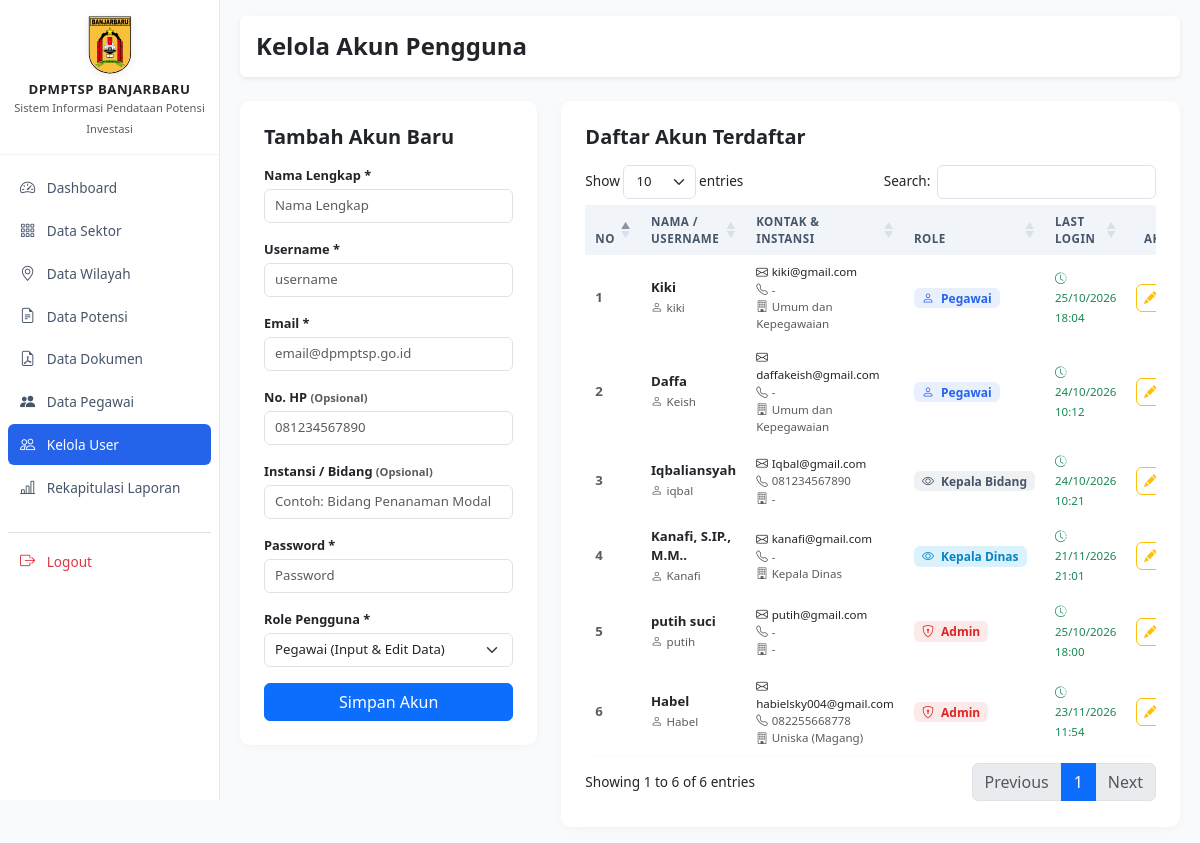
Screenshot of /admin/users.php (signed in) with the database file from the repository.
### tables this page shows
CREATE TABLE `users` (
  `id_user` int unsigned NOT NULL AUTO_INCREMENT,
  `nama` varchar(100) NOT NULL,
  `username` varchar(50) DEFAULT NULL,
  `email` varchar(150) NOT NULL,
  `password` varchar(255) NOT NULL,
  `role` enum('admin','pegawai','kadis','kabid') NOT NULL DEFAULT 'pegawai',
  `no_hp` varchar(20) DEFAULT NULL,
  `instansi` varchar(150) DEFAULT NULL,
  `status` enum('pending','aktif','nonaktif') NOT NULL DEFAULT 'pending',
  `last_login` datetime DEFAULT NULL,
  `created_at` timestamp NULL DEFAULT CURRENT_TIMESTAMP,
  `updated_at` timestamp NULL DEFAULT CURRENT_TIMESTAMP ON UPDATE CURRENT_TIMESTAMP,
  `reset_otp` varchar(6) DEFAULT NULL,
  `otp_expiry` datetime DEFAULT NULL,
  PRIMARY KEY (`id_user`),
  UNIQUE KEY `email` (`email`),
  UNIQUE KEY `username` (`username`)
);

### admin/users.php (the view, shortened to what this page needs)
<?php
require_once '../config/database.php';
$users = $pdo->query("SELECT id_user, nama, username, email, role, no_hp, instansi, status, last_login, created_at FROM users ORDER BY id_user DESC")->fetchAll();
?>
<!DOCTYPE html>
<html lang="id">
<head>
</head>
<body>
<div class="wrapper">
    <?php require_once '../includes/sidebar.php'; ?>
    <div id="content">
        <div class="d-flex justify-content-between align-items-center mb-4 bg-white p-3 rounded shadow-sm">
            <h4 class="m-0 fw-bold">Kelola Akun Pengguna</h4>
        </div>
        <div class="row">
            <div class="col-md-4">
                <div class="card card-modern p-4">
                    <h5 class="fw-bold mb-3">Tambah Akun Baru</h5>
                    <form method="POST">
                        <div class="mb-3">
                            <label class="form-label">Nama Lengkap *</label>
                            <input type="text" name="nama" class="form-control" required placeholder="Nama Lengkap">
                        </div>
                        <div class="mb-3">
                            <label class="form-label">Username *</label>
                            <input type="text" name="username" class="form-control" required placeholder="username">
                        </div>
                        <div class="mb-3">
                            <label class="form-label">Email *</label>
                            <input type="email" name="email" class="form-control" required placeholder="email@dpmptsp.go.id">
                        </div>
                        <div class="mb-3">
                            <label class="form-label">No. HP <small class="text-muted">(Opsional)</small></label>
                            <input type="text" name="no_hp" class="form-control" placeholder="081234567890">
                        </div>
                        <div class="mb-3">
                            <label class="form-label">Instansi / Bidang <small class="text-muted">(Opsional)</small></label>
                            <input type="text" name="instansi" class="form-control" placeholder="Contoh: Bidang Penanaman Modal">
                        </div>
                        <div class="mb-3">
                            <label class="form-label">Password *</label>
                            <input type="password" name="password" class="form-control" required placeholder="Password">
                        </div>
                        <div class="mb-3">
                            <label class="form-label">Role Pengguna *</label>
                            <select name="role" class="form-select" required>
                                <option value="pegawai" selected>Pegawai (Input & Edit Data)</option>
                            </select>
                        </div>
                        <button type="submit" name="tambah_user" class="btn btn-primary w-100">Simpan Akun</button>
                    </form>
                </div>
            </div>
            <div class="col-md-8">
                <div class="card card-modern p-4">
                    <h5 class="fw-bold mb-3">Daftar Akun Terdaftar</h5>
                    <div class="table-responsive">
                        <table id="tableUsers" class="table table-modern align-middle w-100">
                            <thead>
                                <tr>
                                    <th width="5%">No</th>
                                    <th>Nama / Username</th>
                                    <th>Kontak & Instansi</th>
                                    <th>Role</th>
                                    <th>Last Login</th>
                                    <th class="text-center" width="12%">Aksi</th>
                                </tr>
                            </thead>
                            <tbody>
                                <?php $no = 1; foreach ($users as $u): ?>
                                <tr>
                                    <td class="fw-semibold text-muted"><?= $no++ ?></td>
                                    <td>
                                        <div class="fw-bold text-dark"><?= htmlspecialchars($u['nama']) ?></div>
                                        <small class="text-muted"><i class="bi bi-person me-1"></i><?= htmlspecialchars($u['username'] ?? '-') ?></small>
                                    </td>
                                    <td>
                                        <small class="d-block text-dark"><i class="bi bi-envelope me-1"></i><?= htmlspecialchars($u['email']) ?></small>
                                        <small class="d-block text-muted"><i class="bi bi-telephone me-1"></i><?= htmlspecialchars($u['no_hp'] ?? '-') ?></small>
                                        <small class="d-block text-muted"><i class="bi bi-building me-1"></i><?= htmlspecialchars($u['instansi'] ?? '-') ?></small>
                                    </td>
                                    <td>
                                        <?php if ($u['role'] === 'admin'): ?>
                                            <span class="badge badge-soft-danger px-2 py-1"><i class="bi bi-shield-lock me-1"></i> Admin</span>
                                        <?php elseif ($u['role'] === 'pegawai'): ?>
                                            <span class="badge badge-soft-primary px-2 py-1"><i class="bi bi-person me-1"></i> Pegawai</span>
                                        <?php elseif ($u['role'] === 'kadis'): ?>
                                            <span class="badge badge-soft-info px-2 py-1"><i class="bi bi-eye me-1"></i> Kepala Dinas</span>
                                        <?php elseif ($u['role'] === 'kabid'): ?>
                                            <span class="badge badge-soft-secondary px-2 py-1"><i class="bi bi-eye me-1"></i> Kepala Bidang</span>
                                        <?php else: ?>
                                            <span class="badge badge-soft-secondary px-2 py-1"><?= strtoupper($u['role']) ?></span>
                                        <?php endif; ?>
                                    </td>
                                    <td>
                                        <?php if (!empty($u['last_login'])): ?>
                                            <small class="text-success fw-medium"><i class="bi bi-clock-history me-1"></i><?= date('d/m/Y H:i', strtotime($u['last_login'])) ?></small>
                                        <?php else: ?>
                                            <small class="text-muted">Belum pernah</small>
                                        <?php endif; ?>
                                    </td>
                                    <td class="text-center">
                                        <div class="d-flex gap-1 justify-content-center">
                                            <button class="btn btn-sm btn-outline-warning btn-action btn-edit-user"
                                                    data-id="<?= $u['id_user'] ?>"
                                                    data-nama="<?= htmlspecialchars($u['nama']) ?>"
                                                    data-username="<?= htmlspecialchars($u['username'] ?? '') ?>"
                                                    data-email="<?= htmlspecialchars($u['email']) ?>"
                                                    data-nohp="<?= htmlspecialchars($u['no_hp'] ?? '') ?>"
                                                    data-instansi="<?= htmlspecialchars($u['instansi'] ?? '') ?>"
                                                    data-role="<?= htmlspecialchars($u['role']) ?>"
                                                    data-bs-toggle="modal" data-bs-target="#modalEditUser" title="Edit">
                                                <i class="bi bi-pencil-fill"></i>
                                            </button>
                                        </div>
                                    </td>
                                </tr>
                                <?php endforeach; ?>
                            </tbody>
                        </table>
                    </div>
                </div>
            </div>
        </div>
    </div>
</div>
</body>
</html>

### includes/sidebar.php (style rules this page uses)
body { min-height: 100vh; background-color: #f8fafc; font-size: 0.85rem; }
.wrapper { display: flex; width: 100%; align-items: flex-start; }
#content { width: 100%; padding: 16px 20px; min-height: 100vh; }
.card-modern { border: none; border-radius: 10px; box-shadow: 0 2px 10px rgba(0,0,0,0.03); background: #ffffff; }
.table-modern { border-collapse: separate; border-spacing: 0 3px; margin-top: -3px; font-size: 0.825rem; }
.table-modern thead th { background-color: #f1f5f9 !important; color: #475569; font-size: 0.725rem; font-weight: 700; text-transform: uppercase; letter-spacing: 0.5px; border: none; padding: 8px 10px; }
.table-modern tbody tr { background-color: #ffffff; box-shadow: 0 1px 2px rgba(0,0,0,0.02); transition: all 0.15s ease-in-out; }
.table-modern tbody td { border: none; padding: 8px 10px; color: #334155; }
.table-modern tbody tr td:first-child { border-top-left-radius: 6px; border-bottom-left-radius: 6px; }
.table-modern tbody tr td:last-child { border-top-right-radius: 6px; border-bottom-right-radius: 6px; }
.form-control, .form-select { padding: 6px 10px; font-size: 0.825rem; border-radius: 6px; }
.form-label { font-size: 0.8rem; margin-bottom: 4px; font-weight: 600; }
.btn-sm { padding: 4px 10px; font-size: 0.8rem; }
.badge-soft-primary { background-color: rgba(37, 99, 235, 0.1); color: #2563eb; font-weight: 600; font-size: 0.75rem; }
.badge-soft-danger { background-color: rgba(220, 38, 38, 0.1); color: #dc2626; font-weight: 600; font-size: 0.75rem; }
.badge-soft-secondary { background-color: rgba(100, 116, 139, 0.1); color: #475569; font-weight: 600; font-size: 0.75rem; }
.badge-soft-info { background-color: rgba(14, 165, 233, 0.15); color: #0284c7; font-weight: 600; font-size: 0.75rem; }
.btn-action { width: 28px; height: 28px; padding: 0; display: inline-flex; align-items: center; justify-content: center; border-radius: 6px; font-size: 0.8rem; }

### rows the page displays
users: nama "Kiki", username "kiki", email "kiki@gmail.com", no_hp "-", instansi "Umum dan Kepegawaian", role "pegawai" (drawn), last_login "25/10/2026 18:04"
users: nama "Daffa", username "Keish", email "daffakeish@gmail.com", no_hp "-", instansi "Umum dan Kepegawaian", role "pegawai" (drawn), last_login "24/10/2026 10:12"
users: nama "Iqbaliansyah", username "iqbal", email "Iqbal@gmail.com", no_hp "081234567890", instansi "-", role "kabid" (drawn), last_login "24/10/2026 10:21"
users: nama "Kanafi, S.IP., M.M..", username "Kanafi", email "kanafi@gmail.com", no_hp "-", instansi "Kepala Dinas", role "kadis" (drawn), last_login "21/11/2026 21:01"
users: nama "putih suci", username "putih", email "putih@gmail.com", no_hp "-", instansi "-", role "admin" (drawn), last_login "25/10/2026 18:00"
users: nama "Habel", username "Habel", email "habielsky004@gmail.com", no_hp "082255668778", instansi "Uniska (Magang)", role "admin" (drawn), last_login "23/11/2026 11:54"
